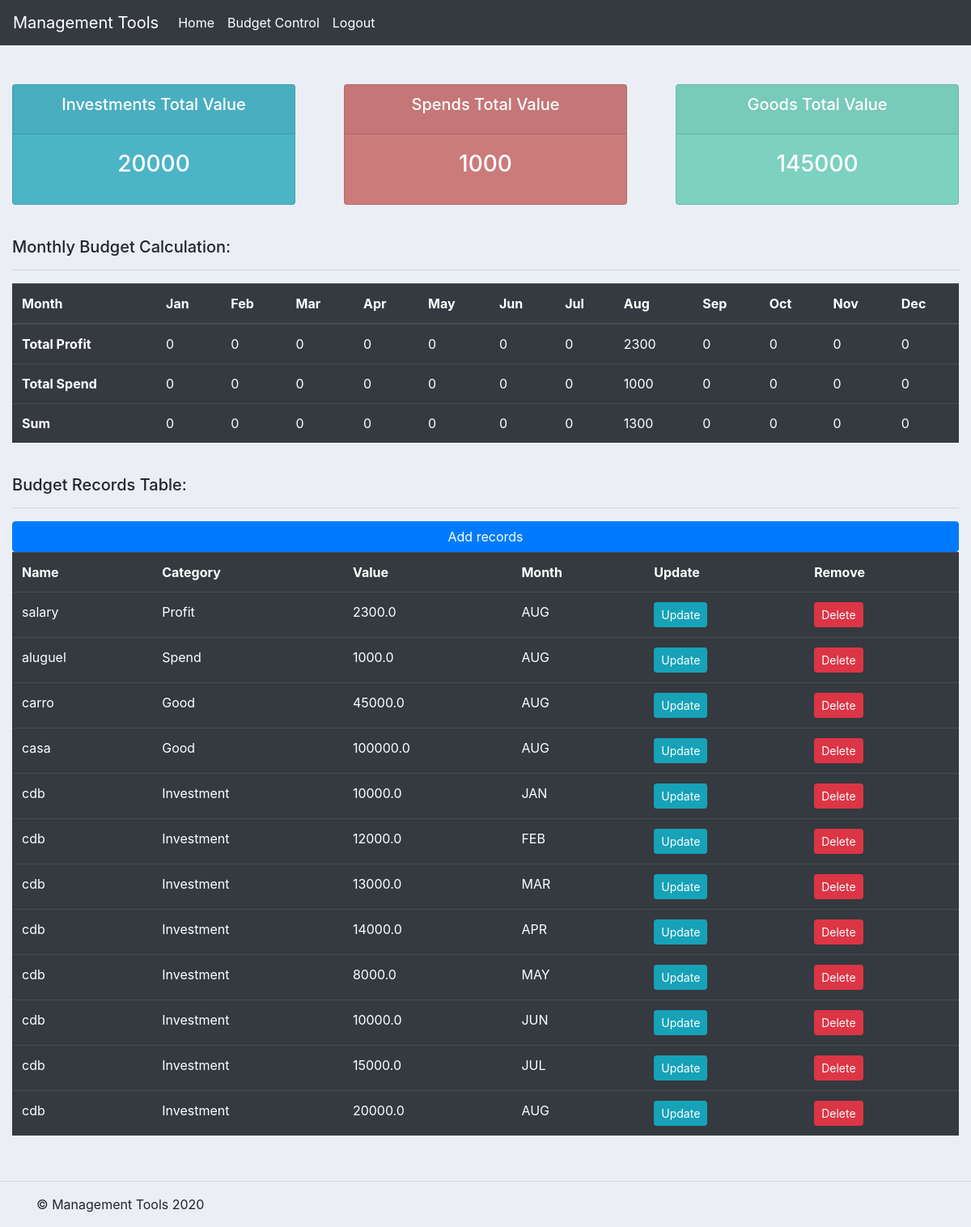
Page /budget_control/ (signed in) on the earlier database version.
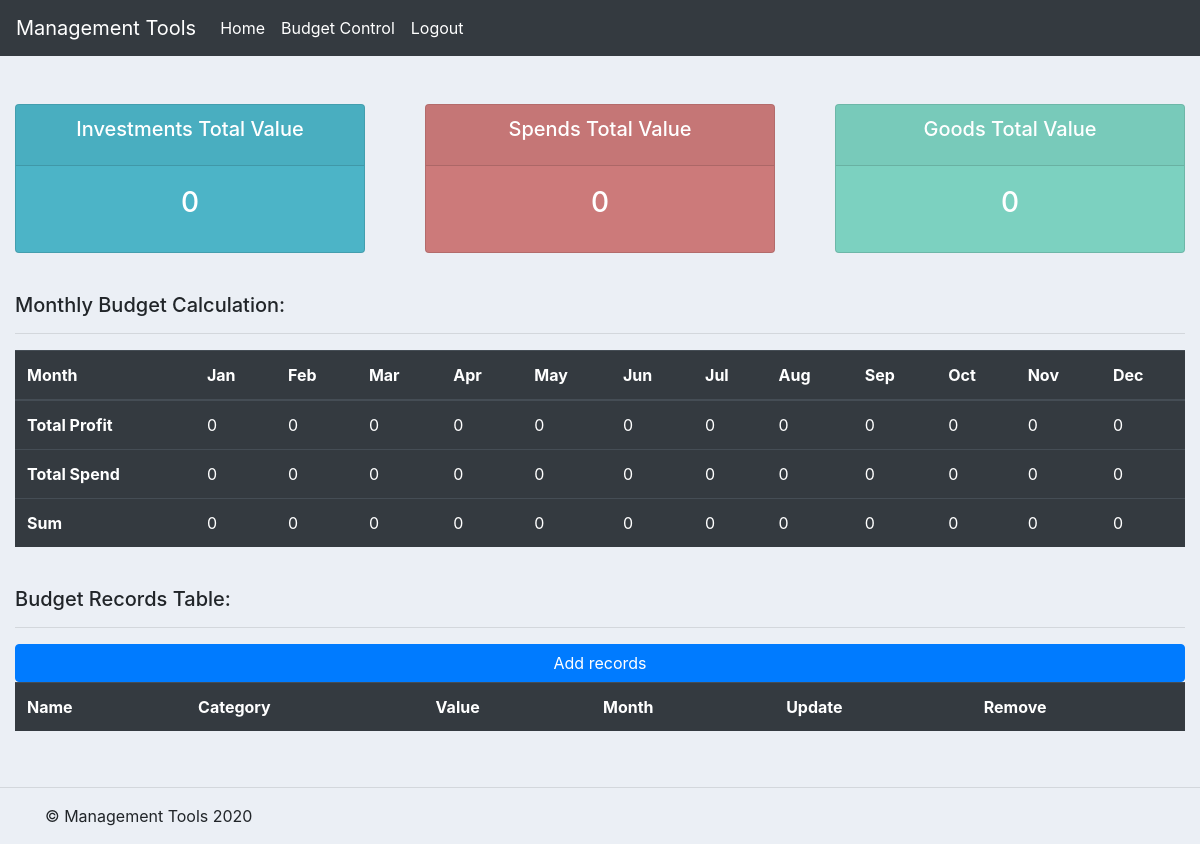
Same page on the later database version.
### first_app/models.py (models this page shows, shortened)
class BudgetControl(models.Model):
    today_month = datetime.today().month
    months = [
        ('JAN', 'JANUARY'),
        ('FEB', 'FEBRUARY'),
        ('MAR', 'MARCH'),
        ('APR', 'APRIL'),
        ('MAY', 'MAY'),
        ('JUN', 'JUNE'),
        ('JUL', 'JULY'),
        ('AUG', 'AUGUST'),
        ('SEP', 'SEPTEMBER'),
        ('OCT', 'OCTOBER'),
        ('NOV', 'NOVEMBER'),
        ('DEC', 'DECEMBER')
    ]
    categories = [
        ('Profit', 'PROFIT'),
        ('Spend', 'SPEND'),
        ('Investment', 'INVESTMENT'),
        ('Good', 'GOOD')
    ]
    user = models.ForeignKey(
        User,
        null=True,
        on_delete=models.CASCADE
    )
    name = models.CharField(
        max_length=255,
        null=True
    )
    category = models.CharField(
        max_length=10,
        choices=categories,
        null=True
    )
    value = models.FloatField(
        null=True
    )
    month = models.CharField(
        max_length=3,
        choices=months,
        null=True,
        default=months[today_month-1][0]
    )
    date_created = models.DateTimeField(
        auto_now_add=True,
        null=True
    )

### users/decorators.py (the view)
    def wrapper_function(request, *args, **kwargs):
        if not request.user.is_authenticated:
            messages.error(request, 'You are not Logged in!')
            return redirect('login')
        else:
            return function(request, *args, **kwargs)

### first_app/templates/first_app/budget_control.html
{% extends 'first_app/main.html' %}
{% block content %}
{%  include 'first_app/status.html' %}
<br>
<div class="row">
    <div class="col">
        <div class="col-md">
            <h5>
                Monthly Budget Calculation:
            </h5>
            <hr>
            <div class="table-responsive">
                <table class="table table-dark">
                    <thead>
                        <tr>
                            <th scope="col">Month</th>
                            <th scope="col">Jan</th>
                            <th scope="col">Feb</th>
                            <th scope="col">Mar</th>
                            <th scope="col">Apr</th>
                            <th scope="col">May</th>
                            <th scope="col">Jun</th>
                            <th scope="col">Jul</th>
                            <th scope="col">Aug</th>
                            <th scope="col">Sep</th>
                            <th scope="col">Oct</th>
                            <th scope="col">Nov</th>
                            <th scope="col">Dec</th>
                        </tr>
                    </thead>
                    <tbody>
                        <tr>
                            <th scope="col">Total Profit</th>
                            {% for profit in result %}
                                <td>{{profit.0}}</td>
                            {% endfor %}
                        </tr>
                        <tr>
                            <th scope="col">Total Spend</th>
                            {% for profit in result %}
                                <td>{{profit.1}}</td>
                            {% endfor %}
                        </tr>
                        <tr>
                            <th scope="col">Sum</th>
                            {% for profit in result %}
                                <td>{{profit.2}}</td>
                            {% endfor %}
                        </tr>
                    </tbody>
                </table>
            </div>
        </div>
    </div>
</div>
<br>
<div class="row">
    <div class="col">
        <div class="col-md">
            <h5>
                Budget Records Table:
            </h5>
            <hr>
            <div class="table-responsive">
                <a class="btn btn-primary btn-hover btn-block" href="{% url 'add' %}">
                    Add records
                </a>
                <table class="table table-dark">
                    <tr>
                        <th>Name</th>
                        <th>Category</th>
                        <th>Value</th>
                        <th>Month</th>
                        <th>Update</th>
                        <th>Remove</th>
                    </tr>
                    {% for register in budget_registers %}
                        <tr>
                            <td>{{register.name}}</td>
                            <td>{{register.category}}</td>
                            <td>{{register.value}}</td>
                            <td>{{register.month}}</td>
                            <td><a class="btn btn-sm btn-info" href="{% url 'update' register.id %}">Update</a></td>
                            <td><a class="btn btn-sm btn-danger" href="{% url 'delete' register.id %}">Delete</a></td>
                        </tr>
                    {% endfor %}
                </table>
            </div>
        </div>
    </div>
</div>
{% endblock  %}>

### first_app/templates/first_app/main.html (shortened to what this page needs)
{% load static %}
<!DOCTYPE html>
<html lang="en">
    <head>
        <link rel="stylesheet" href="https://stackpath.bootstrapcdn.com/bootstrap/4.1.3/css/bootstrap.min.css">
        <link rel="stylesheet" href="https://use.fontawesome.com/releases/v5.6.1/css/all.css">
        <link rel="stylesheet"
        href="https://stackpath.bootstrapcdn.com/bootstrap/4.3.1/css/bootstrap.min.css"
        integrity="sha384-
        ggOyR0iXCbMQv3Xipma34MD+dH/1fQ784/j6cY/iJTQUOhcWr7x9JvoRxT2MZw1T"
>
        <link rel="stylesheet" type="text/css" href="{% static "/css/main.css" %}">
    </head>
    <body>
        {% include 'first_app/navbar.html' %}
        {% block content %}
        {% endblock %}
        <br>
        <hr>
        <footer class="container">
            <p>&copy; Management Tools 2020</p>
        </footer>
    </body>
</html>

### first_app/templates/first_app/navbar.html (shortened to what this page needs)
<nav class="navbar navbar-expand-lg navbar-dark bg-dark">
    <a class="navbar-brand" href="{% url 'budget' %}">
        Management Tools
    </a>
    <div class="collapse navbar-collapse" id="navbarNav">
        <ul class="navbar-nav">
            <li class="nav-item active">
                <a class="nav-link" href="{% url 'home' %}">
                    Home
                </a>
            </li>
            <li class="nav-item active">
                <a class="nav-link" href="{% url 'budget' %}">
                    Budget Control
                </a>
            </li>
            <li class="nav-item active">
                <a class="nav-link" href="{% url 'logout' %}">
                    Logout
                </a>
            </li>
        </ul>
    </div>
</nav>
<br>

### first_app/templates/first_app/status.html
<br>
<div class="row">
    <div class="col">
        <div class="col-md">
            <div class="card text-center text-white mb-3" id="investments-total">
                  <div class="card-header">
                      <h5 class="card-title">
                        Investments Total Value
                    </h5>
                  </div>
                  <div class="card-body">
                    <h3 class="card-title">
                      {{investments_sum}}
                    </h3>
                  </div>
            </div>
        </div>
    </div>
    <div class="col">
        <div class="col-md">
            <div class="card text-center text-white mb-3" id="spends-total">
                  <div class="card-header">
                      <h5 class="card-title">
                        Spends Total Value
                    </h5>
                  </div>
                  <div class="card-body">
                    <h3 class="card-title">
                      {{spends_sum}}
                    </h3>
                  </div>
            </div>
        </div>
    </div>
    <div class="col">
        <div class="col-md">
            <div class="card text-center text-white mb-3" id="goods-total">
                  <div class="card-header">
                      <h5 class="card-title">
                        Goods Total Value
                    </h5>
                  </div>
                  <div class="card-body">
                    <h3 class="card-title">
                        {{goods_sum}}
                    </h3>
                  </div>
            </div>
        </div>
    </div>
</div>

### static/css/main.css (style rules this page uses)
body { background-color: #ebeff5; }
#investments-total { background-color: #4cb4c7; }
#spends-total { background-color: #cc7a7a; }
#goods-total { background-color: #7CD1C0; }

Differences in the rows shown:
removed BudgetControl: name "salary", category "Profit", value "2300.0", month "AUG"
removed BudgetControl: name "aluguel", category "Spend", value "1000.0", month "AUG"
removed BudgetControl: name "carro", category "Good", value "45000.0", month "AUG"
removed BudgetControl: name "casa", category "Good", value "100000.0", month "AUG"
removed BudgetControl: name "cdb", category "Investment", value "10000.0", month "JAN"
removed BudgetControl: name "cdb", category "Investment", value "12000.0", month "FEB"
removed BudgetControl: name "cdb", category "Investment", value "13000.0", month "MAR"
removed BudgetControl: name "cdb", category "Investment", value "14000.0", month "APR"
removed BudgetControl: name "cdb", category "Investment", value "8000.0", month "MAY"
removed BudgetControl: name "cdb", category "Investment", value "10000.0", month "JUN"
removed BudgetControl: name "cdb", category "Investment", value "15000.0", month "JUL"
removed BudgetControl: name "cdb", category "Investment", value "20000.0", month "AUG"
Other differences:
{{ investments_sum }}: "20000" → "0"
{{ spends_sum }}: "1000" → "0"
{{ goods_sum }}: "145000" → "0"
new list line: "0"
list line gone: "2300"
list line gone: "1000"
list line gone: "1300"
